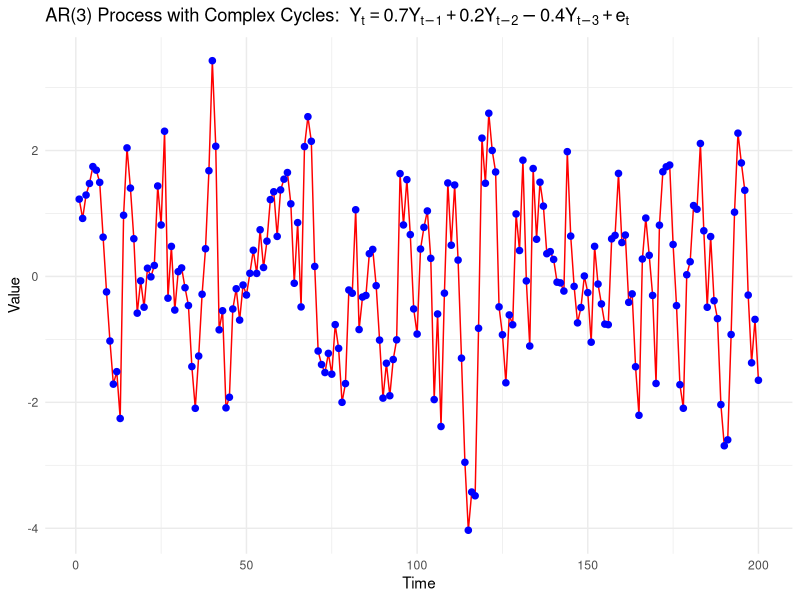
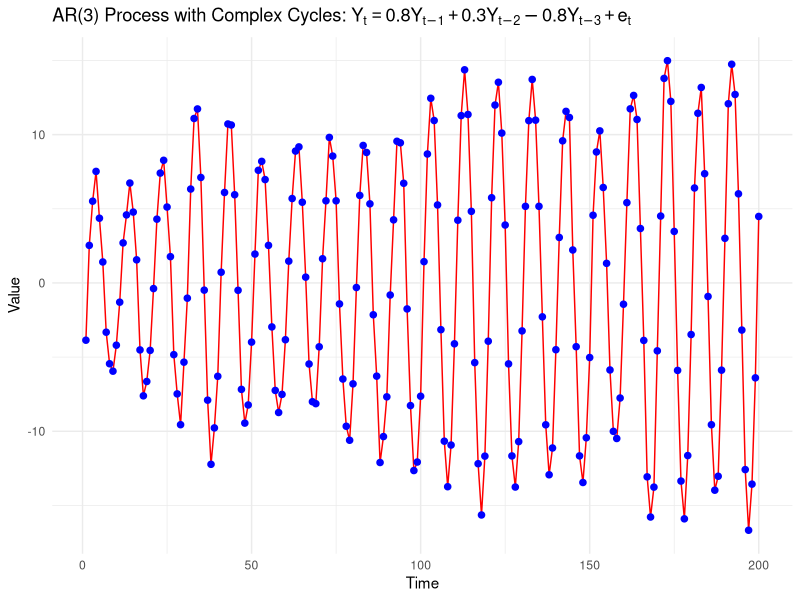

Generate these figures, in order, with R:
# AR(3) model with complex cycle
library(ggplot2)
set.seed(123)

#Example 1: AR(3) with complex coefficients (0.7, 0.2, -0.4)
ar3_complex <- arima.sim(model = list(ar = c(0.7, 0.2, -0.4)), n = 200)

plot_data <- data.frame(Time = 1:200, AR_Complex = ar3_complex)
ggplot(plot_data, aes(x = Time, y = AR_Complex)) + 
  geom_line(color = "red") +
  geom_point(color = "blue", size = 3, shape = 20)+
  labs(title = "AR(3) Process with Complex Cycles: "~ 
         Y[t] == 0.7 * Y[t-1] + 0.2 * Y[t-2] - 0.4 * Y[t-3] + e[t], y = "Value")+
  theme_minimal()

#Example 2: AR(3) with complex coefficients (0.8, 0.3, -0.8)
ar3_complex <- arima.sim(model = list(ar = c(0.8, 0.3, -0.8)), n = 200)

plot_data <- data.frame(Time = 1:200, AR_Complex = ar3_complex)
ggplot(plot_data, aes(x = Time, y = AR_Complex)) + 
  geom_line(color = "red") +
  geom_point(color = "blue", size = 3, shape = 20)+
  labs(title = "AR(3) Process with Complex Cycles:" ~ 
         Y[t] == 0.8 * Y[t-1] + 0.3 * Y[t-2] - 0.8 * Y[t-3] + e[t], y = "Value")+
  theme_minimal()